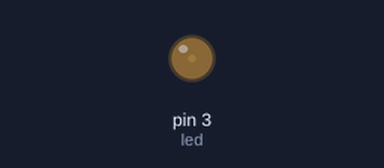
This sketch was run on a simulated Arduino Uno, built with avr-gcc and run on an emulated ATmega328P. Shown: output pins drawn as LEDs (lit = HIGH).

Above: at 0.15 s.
At 1.05 s:
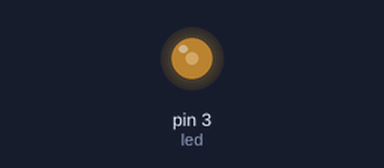
At 1.95 s:
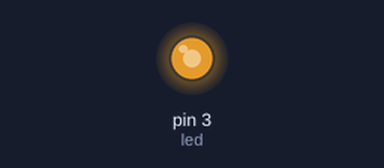
At 27.7 s:
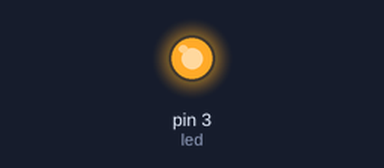
Timing chart, 0 to 29.2 s (numbered marks = the images above):
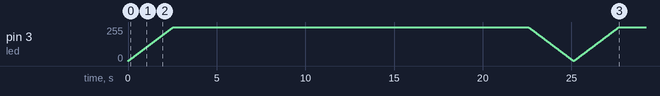

The sketch:

led-analog.ino
```cpp
int led = 3;

void setup(){
  pinMode(led, OUTPUT);
}

void loop(){
  for(int i = 0; i<256; i++){
    analogWrite(led, i);
    delay(10);
  }

  delay(20000);

  for(int i = 255; i>=0; i--){
    analogWrite(led, i);
    delay(10);
  }
}
```
